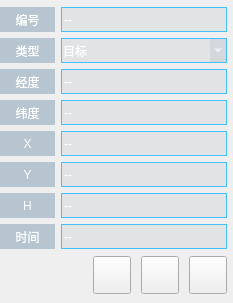
<?xml version="1.0" encoding="UTF-8"?>
<ui version="4.0">
 <class>TargetItem</class>
 <widget class="QWidget" name="TargetItem">
  <property name="geometry">
   <rect>
    <x>0</x>
    <y>0</y>
    <width>233</width>
    <height>303</height>
   </rect>
  </property>
  <property name="minimumSize">
   <size>
    <width>233</width>
    <height>235</height>
   </size>
  </property>
  <property name="maximumSize">
   <size>
    <width>233</width>
    <height>304</height>
   </size>
  </property>
  <property name="windowTitle">
   <string>Form</string>
  </property>
  <property name="styleSheet">
   <string notr="true">QLabel#No_label,QLabel#Type_label,QLabel#lon_label,QLabel#lat_label,QLabel#Ele_label,QLabel#Time_label,QLabel#X_label,QLabel#Y_label
{
	background-color: rgba(51, 98, 132, 30%);
	font:18px &quot;阿里巴巴普惠体&quot;;
	color:white;
}

QLineEdit#No_value_label,QLineEdit#Type_value_label,QLineEdit#lon_value_label,QLineEdit#lat_value_label,
QLineEdit#Ele_value_label,QLineEdit#Time_value_label,QLineEdit#X_value_label,QLineEdit#Y_value_label
{
	background-color: rgba(36, 74, 106, 7%);
	border: 1px solid #41c2ff;
	font:18px &quot;阿里巴巴普惠体&quot;;
	color:white;
}

QLineEdit#No_value_label::disabled,QLineEdit#Type_value_label::disabled,QLineEdit#lon_value_label::disabled,QLineEdit#lat_value_label::disabled,
QLineEdit#Ele_value_label::disabled,QLineEdit#Time_value_label::disabled,QLineEdit#X_value_label::disabled,QLineEdit#Y_value_label::disabled
{
	background-color: rgba(36, 74, 106, 7%);
	border:none;
	font:18px &quot;阿里巴巴普惠体&quot;;
	color:white;
}



QPushButton#Report_pushButton
{
    font:18px &quot;阿里巴巴普惠体&quot;;
	color:#b8c5d5;
	border-image: url(:/resource/目标列表-iconbtn-上报-normal.png);
}
QPushButton#Report_pushButton::hover
{
    font:18px &quot;阿里巴巴普惠体&quot;;
	color:#b8c5d5;
	border-image: url(:/resource/目标列表-iconbtn-上报-hover.png);
}
QPushButton#Report_pushButton::pressed
{
    font:18px &quot;阿里巴巴普惠体&quot;;
	color:#ffffff;
	border-image: url(:/resource/目标列表-iconbtn-上报-pressed.png);
}

QPushButton#Modify_pushButton
{
    font:18px &quot;阿里巴巴普惠体&quot;;
	color:#b8c5d5;
	border-image: url(:/resource/目标列表-iconbtn-编辑-normal.png);
}
QPushButton#Modify_pushButton::hover
{
    font:18px &quot;阿里巴巴普惠体&quot;;
	color:#b8c5d5;
	border-image: url(:/resource/目标列表-iconbtn-编辑-hover.png);
}
QPushButton#Modify_pushButton::checked
{
    font:18px &quot;阿里巴巴普惠体&quot;;
	color:#ffffff;
	border-image: url(:/resource/目标列表-iconbtn-编辑-pressed.png);
}

QPushButton#Delete_pushButton
{
    font:18px &quot;阿里巴巴普惠体&quot;;
	color:#b8c5d5;
	border-image: url(:/resource/目标列表-iconbtn-删除-normal.png);
}
QPushButton#Delete_pushButton::hover
{
    font:18px &quot;阿里巴巴普惠体&quot;;
	color:#b8c5d5;
	border-image: url(:/resource/目标列表-iconbtn-删除-hover.png);
}
QPushButton#Delete_pushButton::pressed
{
    font:18px &quot;阿里巴巴普惠体&quot;;
	color:#ffffff;
	border-image: url(:/resource/目标列表-iconbtn-删除-pressed.png);
}

QComboBox
{
    border: 1px solid;
    padding:1px 1px 1px 1px;
    combobox-popup:0;
    font:18px &quot;阿里巴巴普惠体&quot;;
    color:white;
	background-color: rgba(36, 74, 106, 7%);
	border: 1px solid #41c2ff;
}

QComboBox::disabled
{
    border: 0px solid;
    padding:1px 1px 1px 1px;
    combobox-popup:0;
	background-color:#11263A;
    font:18px &quot;阿里巴巴普惠体&quot;;
    color:white;
}


QComboBox::drop-down
{
	width:25px;
	height:25px;
	border-image: url(:/resource/XL-iconBtn-normal.png);
}
QComboBox::drop-down::hover
{
	width:25px;
	height:25px;
	border-image: url(:/resource/XL-iconBtn_hover-select.png);
}
QComboBox::drop-down::checked
{
	width:25px;
	height:25px;
	border-image: url(:/resource/XL-iconBtn_pressed.png);
}
QComboBox::drop-down::disabled
{
	width:0px;
	height:0px;
}

QComboBox QAbstractItemView
{	
	font:18px &quot;阿里巴巴普惠体&quot;;
	color:white;
	background-color: #192737;
	border:1px solid #1b99f5;
	border-radius: 3px;
}
QComboBox QAbstractItemView::item 
{
	height:25px;
	padding:1px 1px 1px 1px;
	font:18px &quot;阿里巴巴普惠体&quot;;
	color:white;
}
QComboBox QAbstractItemView::item::hover 
{
	height:25px;
	padding:1px 1px 1px 1px;
	font:18px &quot;阿里巴巴普惠体&quot;;
	color:white;
	background-color: #00a7f6;
}
QComboBox QAbstractItemView::item::selected 
{
	height:25px;
	padding:1px 1px 1px 1px;
	font:18px &quot;阿里巴巴普惠体&quot;;
	color:white;
	background-color: #00a7f6;
} 
</string>
  </property>
  <layout class="QGridLayout" name="gridLayout">
   <property name="leftMargin">
    <number>0</number>
   </property>
   <property name="topMargin">
    <number>0</number>
   </property>
   <property name="rightMargin">
    <number>0</number>
   </property>
   <property name="bottomMargin">
    <number>0</number>
   </property>
   <property name="spacing">
    <number>0</number>
   </property>
   <item row="0" column="0">
    <widget class="QWidget" name="TargetItem_widget" native="true">
     <layout class="QGridLayout" name="gridLayout_3">
      <property name="leftMargin">
       <number>0</number>
      </property>
      <property name="topMargin">
       <number>6</number>
      </property>
      <property name="rightMargin">
       <number>6</number>
      </property>
      <property name="bottomMargin">
       <number>6</number>
      </property>
      <item row="0" column="0">
       <layout class="QGridLayout" name="gridLayout_2">
        <property name="verticalSpacing">
         <number>6</number>
        </property>
        <item row="0" column="0">
         <widget class="QLabel" name="No_label">
          <property name="minimumSize">
           <size>
            <width>55</width>
            <height>25</height>
           </size>
          </property>
          <property name="maximumSize">
           <size>
            <width>55</width>
            <height>16777215</height>
           </size>
          </property>
          <property name="text">
           <string>编号</string>
          </property>
          <property name="alignment">
           <set>Qt::AlignCenter</set>
          </property>
         </widget>
        </item>
        <item row="1" column="0">
         <widget class="QLabel" name="Type_label">
          <property name="minimumSize">
           <size>
            <width>55</width>
            <height>25</height>
           </size>
          </property>
          <property name="maximumSize">
           <size>
            <width>55</width>
            <height>16777215</height>
           </size>
          </property>
          <property name="text">
           <string>类型</string>
          </property>
          <property name="alignment">
           <set>Qt::AlignCenter</set>
          </property>
         </widget>
        </item>
        <item row="3" column="0">
         <widget class="QLabel" name="lat_label">
          <property name="minimumSize">
           <size>
            <width>55</width>
            <height>25</height>
           </size>
          </property>
          <property name="maximumSize">
           <size>
            <width>55</width>
            <height>16777215</height>
           </size>
          </property>
          <property name="text">
           <string>纬度</string>
          </property>
          <property name="alignment">
           <set>Qt::AlignCenter</set>
          </property>
         </widget>
        </item>
        <item row="7" column="0">
         <widget class="QLabel" name="Time_label">
          <property name="minimumSize">
           <size>
            <width>55</width>
            <height>25</height>
           </size>
          </property>
          <property name="maximumSize">
           <size>
            <width>55</width>
            <height>16777215</height>
           </size>
          </property>
          <property name="text">
           <string>时间</string>
          </property>
          <property name="alignment">
           <set>Qt::AlignCenter</set>
          </property>
         </widget>
        </item>
        <item row="6" column="0">
         <widget class="QLabel" name="Ele_label">
          <property name="minimumSize">
           <size>
            <width>55</width>
            <height>25</height>
           </size>
          </property>
          <property name="maximumSize">
           <size>
            <width>55</width>
            <height>16777215</height>
           </size>
          </property>
          <property name="text">
           <string>H</string>
          </property>
          <property name="alignment">
           <set>Qt::AlignCenter</set>
          </property>
         </widget>
        </item>
        <item row="2" column="0">
         <widget class="QLabel" name="lon_label">
          <property name="minimumSize">
           <size>
            <width>55</width>
            <height>25</height>
           </size>
          </property>
          <property name="maximumSize">
           <size>
            <width>55</width>
            <height>16777215</height>
           </size>
          </property>
          <property name="text">
           <string>经度</string>
          </property>
          <property name="alignment">
           <set>Qt::AlignCenter</set>
          </property>
         </widget>
        </item>
        <item row="7" column="1">
         <widget class="QLineEdit" name="Time_value_label">
          <property name="minimumSize">
           <size>
            <width>142</width>
            <height>25</height>
           </size>
          </property>
          <property name="text">
           <string>--</string>
          </property>
         </widget>
        </item>
        <item row="2" column="1">
         <widget class="QLineEdit" name="lon_value_label">
          <property name="minimumSize">
           <size>
            <width>142</width>
            <height>25</height>
           </size>
          </property>
          <property name="text">
           <string>--</string>
          </property>
         </widget>
        </item>
        <item row="6" column="1">
         <widget class="QLineEdit" name="Ele_value_label">
          <property name="minimumSize">
           <size>
            <width>142</width>
            <height>25</height>
           </size>
          </property>
          <property name="text">
           <string>--</string>
          </property>
         </widget>
        </item>
        <item row="3" column="1">
         <widget class="QLineEdit" name="lat_value_label">
          <property name="minimumSize">
           <size>
            <width>142</width>
            <height>25</height>
           </size>
          </property>
          <property name="text">
           <string>--</string>
          </property>
         </widget>
        </item>
        <item row="0" column="1">
         <widget class="QLineEdit" name="No_value_label">
          <property name="minimumSize">
           <size>
            <width>142</width>
            <height>25</height>
           </size>
          </property>
          <property name="text">
           <string>--</string>
          </property>
         </widget>
        </item>
        <item row="4" column="0">
         <widget class="QLabel" name="X_label">
          <property name="minimumSize">
           <size>
            <width>55</width>
            <height>25</height>
           </size>
          </property>
          <property name="maximumSize">
           <size>
            <width>55</width>
            <height>16777215</height>
           </size>
          </property>
          <property name="text">
           <string>X</string>
          </property>
          <property name="alignment">
           <set>Qt::AlignCenter</set>
          </property>
         </widget>
        </item>
        <item row="5" column="0">
         <widget class="QLabel" name="Y_label">
          <property name="minimumSize">
           <size>
            <width>55</width>
            <height>25</height>
           </size>
          </property>
          <property name="maximumSize">
           <size>
            <width>55</width>
            <height>16777215</height>
           </size>
          </property>
          <property name="text">
           <string>Y</string>
          </property>
          <property name="alignment">
           <set>Qt::AlignCenter</set>
          </property>
         </widget>
        </item>
        <item row="4" column="1">
         <widget class="QLineEdit" name="X_value_label">
          <property name="minimumSize">
           <size>
            <width>142</width>
            <height>25</height>
           </size>
          </property>
          <property name="text">
           <string>--</string>
          </property>
         </widget>
        </item>
        <item row="5" column="1">
         <widget class="QLineEdit" name="Y_value_label">
          <property name="minimumSize">
           <size>
            <width>142</width>
            <height>25</height>
           </size>
          </property>
          <property name="text">
           <string>--</string>
          </property>
         </widget>
        </item>
        <item row="1" column="1">
         <widget class="QComboBox" name="Type_comboBox">
          <property name="minimumSize">
           <size>
            <width>142</width>
            <height>25</height>
           </size>
          </property>
          <item>
           <property name="text">
            <string>目标</string>
           </property>
          </item>
          <item>
           <property name="text">
            <string>炸点</string>
           </property>
          </item>
         </widget>
        </item>
       </layout>
      </item>
      <item row="1" column="0">
       <layout class="QHBoxLayout" name="horizontalLayout_2">
        <item>
         <spacer name="horizontalSpacer">
          <property name="orientation">
           <enum>Qt::Horizontal</enum>
          </property>
          <property name="sizeHint" stdset="0">
           <size>
            <width>40</width>
            <height>20</height>
           </size>
          </property>
         </spacer>
        </item>
        <item>
         <layout class="QHBoxLayout" name="horizontalLayout">
          <property name="spacing">
           <number>10</number>
          </property>
          <item>
           <widget class="QPushButton" name="Report_pushButton">
            <property name="minimumSize">
             <size>
              <width>38</width>
              <height>38</height>
             </size>
            </property>
            <property name="maximumSize">
             <size>
              <width>38</width>
              <height>38</height>
             </size>
            </property>
            <property name="text">
             <string/>
            </property>
           </widget>
          </item>
          <item>
           <widget class="QPushButton" name="Modify_pushButton">
            <property name="minimumSize">
             <size>
              <width>38</width>
              <height>38</height>
             </size>
            </property>
            <property name="maximumSize">
             <size>
              <width>38</width>
              <height>38</height>
             </size>
            </property>
            <property name="text">
             <string/>
            </property>
            <property name="checkable">
             <bool>true</bool>
            </property>
           </widget>
          </item>
          <item>
           <widget class="QPushButton" name="Delete_pushButton">
            <property name="minimumSize">
             <size>
              <width>38</width>
              <height>38</height>
             </size>
            </property>
            <property name="maximumSize">
             <size>
              <width>38</width>
              <height>38</height>
             </size>
            </property>
            <property name="text">
             <string/>
            </property>
           </widget>
          </item>
         </layout>
        </item>
       </layout>
      </item>
     </layout>
    </widget>
   </item>
  </layout>
 </widget>
 <resources/>
 <connections/>
</ui>
